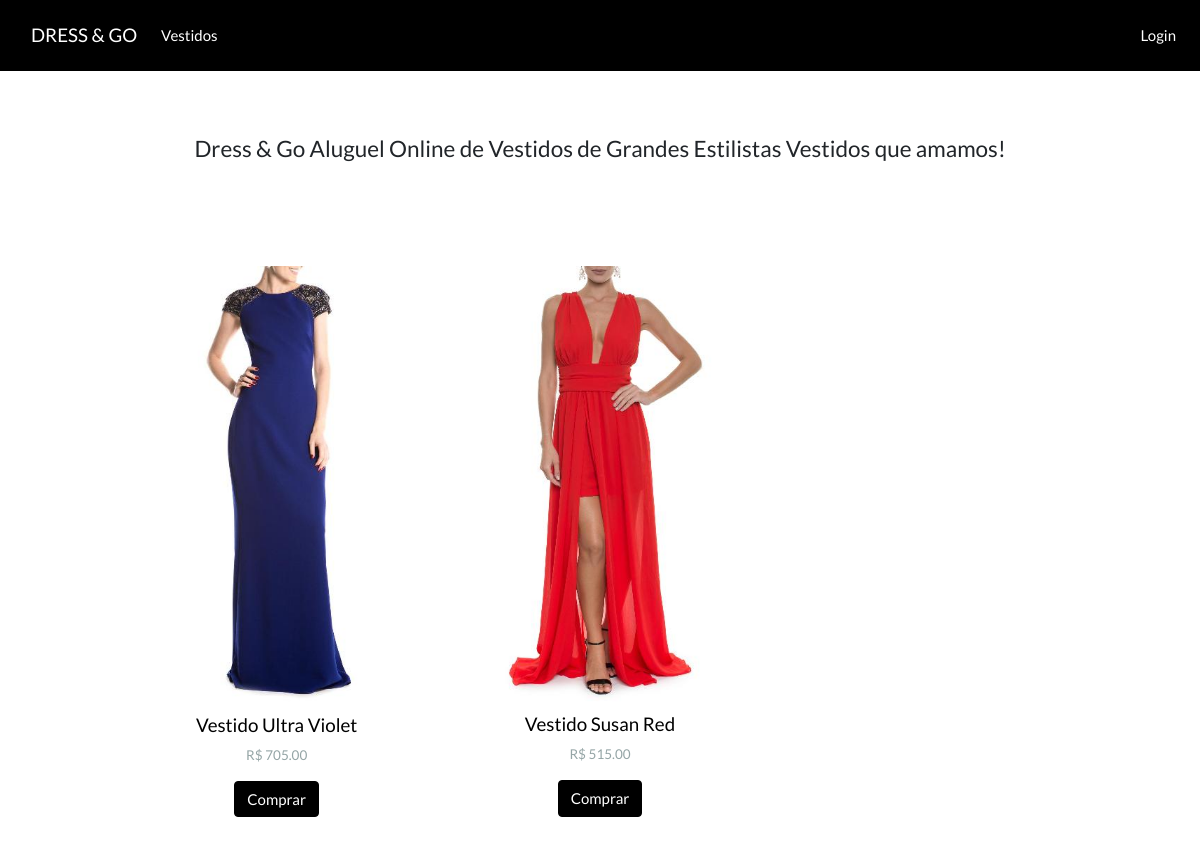
The page / on the database its author committed.
### core/models.py (models this page shows, shortened)
class Produto(models.Model):
    nome = models.CharField(max_length=255, unique=True)
    valor = models.DecimalField(decimal_places=2, max_digits=10)
    quantidade = models.PositiveIntegerField()
    imagen = models.ImageField(upload_to='static/img/')

### core/views.py (the view)
# urls.py: 2. Add a URL to urlpatterns:  path('', views.home, name='home')
def home(request):
    produtos = Produto.objects.filter(quantidade__gt=0)
    context = {
        'produtos': produtos
    }
    return render(request, 'core/home.html', context)

### templates/core/home.html
{% extends 'core/base.html' %}
{% block head %}
  {% load static %}
{% endblock %}
{% block body %}
  {% include 'core/navbar.html' %}
  <div class="container-fluid">
    <div class="row">
      <div class="col-lg-12">
        <div class="jumbotron bg-white">
          <h4 class="display-5 text-center">
              Dress & Go Aluguel Online de Vestidos de Grandes Estilistas
              Vestidos que amamos!
          </h4>
        </div>
      </div>
    </div>
  </div>
  <div class="container-fluid content">
    <div class="row">
      <div class="col-md-10 offset-md-1">
          {% for produto in produtos %}
            <div class="col-md-4 col-sm-6 produto_container">
              <a href="{% url 'produto' produto.id %}" class="produto_link">
                <figure class="figure">
                  <img src="/{{static }}{{ produto.imagen }}" class="figure-img img-fluid rounded" alt="{{produto.nome}}">
                  <figcaption class="figure-caption">
                    <h5 class="text-center text-primary">{{produto.nome}}</h5>
                    <p class="text-center">R$ {{produto.valor}}</p>
                  </figcaption>
                  <div class="row">
                    <div class="col-md-12 text-center">
                      <a href="{% url 'produto' produto.id %}" class="produto_comprar text-center btn btn-primary">Comprar</a>
                    </div>
                  </div>
                </figure>
              </a>
            </div>
          {% endfor %}
      </div>
    </div>
  </div>
{% endblock %}

### templates/core/base.html (shortened to what this page needs)
<!DOCTYPE html>
<html>
  <head>
    {% load static %}
    <link rel="stylesheet" href="{% static 'css/base.css' %}" type="text/css" />
    <link rel="stylesheet" href="{% static 'css/bootstrap.min.css' %}" type="text/css" />
    <link rel="stylesheet" href="{% static 'css/fontawesome-all.min.css' %}" type="text/css" />
  </head>
  <body>
    {% block body%}{% endblock %}
  </body>
</html>

### templates/core/navbar.html (shortened to what this page needs)
<nav class="navbar navbar-expand-lg navbar-dark bg-primary">
  <div class="container">
    <a href="/" class="navbar-brand">DRESS & GO</a>
    <div class="collapse navbar-collapse" id="navbarResponsive">
      <ul class="navbar-nav">
        <li class="nav-item">
          <a class="nav-link" href="/">Vestidos</a>
        </li>
      </ul>
    </div>
  </div>
  <ul class="nav navbar-nav dropdown">
    <li class="nav-item">
      {% if request.user.is_authenticated %}
        <a class="nav-link" data-toggle="dropdown" href="#">
          {{ request.user.email }}
        </a>
        <div class="dropdown-menu">
          <a class="dropdown-item" href="/logout">
            logout
            <i class="fas fa-sign-out-alt text-danger"></i>
          </a>
        </div>
      {% else %}
        <a class="nav-link" href="/login">Login</a>
      {% endif %}
    </li>
  </ul>
</nav>

### static/css/base.css (style rules this page uses)
.content { margin-bottom: 1em; }
.produto_container { float: left; }
.produto_link { text-decoration: none!important; }

### rows shown on the page
Produto: imagen (picture), nome "Vestido Ultra Violet", valor "705.00"
Produto: imagen (picture), nome "Vestido Susan Red", valor "515.00"
